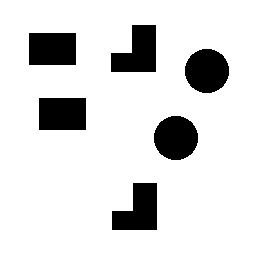
%> input picture img/objets.bmp, 256 x 256 px
$ octave --eval "result = generemesure;"   (GNU Octave 9; MATLAB toolbox functions it lacks are replaced by stand-ins)
%> lines starting %> are read from the running program, lines starting %| are printed output that depends on the picture; in (x1, y1, x2, y2) boxes, pixels count from 0 and x2, y2 are one past the last pixel; in counts of white or black regions, pixels touching at a corner belong together; the program's own positions count from 1
% fichier generemesure.m
% [Y,map,X,moy1,sigma1,moy2,sigma2]=generemesure

function [Y,map,X,moy1,sigma1,moy2,sigma2]=generemesure
[X,map]=imread('objets.bmp');
%> X: size 256x256 logical; 86.1% white; 6 black regions, box (x1, y1, x2, y2) and area: (185, 49, 229, 93) 1528, (154, 116, 198, 160) 1528, (111, 25, 156, 72) 1527, (112, 183, 157, 230) 1527, (29, 33, 76, 65) 1504, (39, 98, 86, 130) 1504
%> map = [0 0 0; 1 1 1]
moy1=150;
sigma1=15;
moy2=120;
sigma2=40;

X_l=size(X,1);
%> X_l = 256
X_c=size(X,2);
%> X_c = 256
Y=zeros(size(X));

Y=...
   (moy1+sigma1*randn(X_l,X_c)).*(double(X)==0)+...
   (moy2+sigma2*randn(X_l,X_c)).*(double(X)==1);
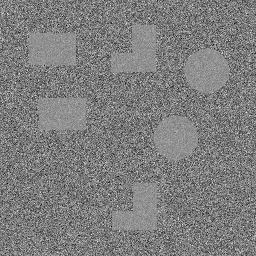
%> Y: size 256x256 double; min -45.94, max 297.4, mean 124.2; drawn with min black and max white
Y=(Y>=0).*Y;
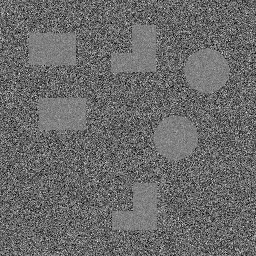
%> Y: size 256x256 double; min 0, max 297.4, mean 124.3; drawn with min black and max white
Y=(Y<=255).*Y+255*(Y>255);
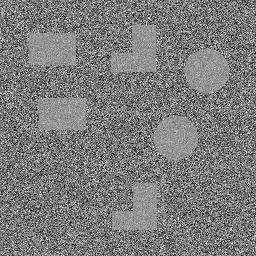
%> Y: size 256x256 double; min 0, max 255, mean 124.3
Y=uint8(Y);
%> Y: size 256x256 uint8
iptsetpref('ImshowBorder','tight')
figure
imshow(X,map)
drawnow
figure
map=gray(256);
imshow(Y,map)
drawnow
